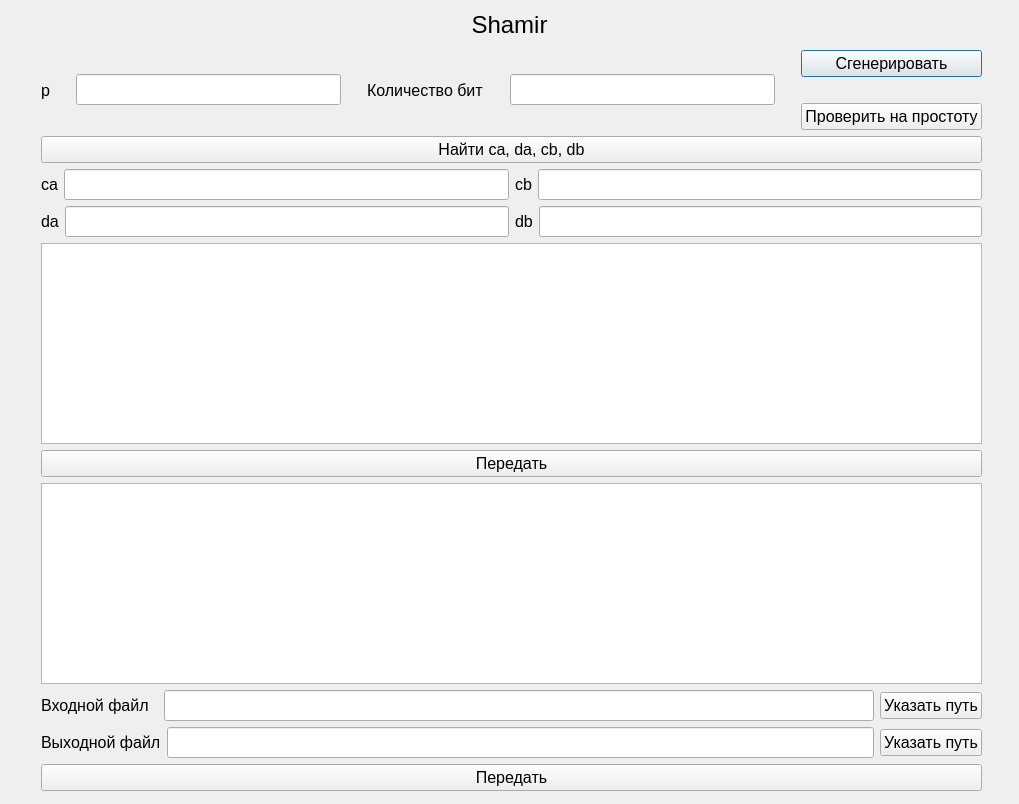
<?xml version="1.0" encoding="UTF-8"?>
<ui version="4.0">
 <class>Shamir</class>
 <widget class="QDialog" name="Shamir">
  <property name="geometry">
   <rect>
    <x>0</x>
    <y>0</y>
    <width>1019</width>
    <height>804</height>
   </rect>
  </property>
  <property name="windowTitle">
   <string>Shamir</string>
  </property>
  <widget class="QLabel" name="cypherName">
   <property name="geometry">
    <rect>
     <x>30</x>
     <y>10</y>
     <width>959</width>
     <height>29</height>
    </rect>
   </property>
   <property name="font">
    <font>
     <pointsize>18</pointsize>
    </font>
   </property>
   <property name="text">
    <string>Shamir</string>
   </property>
   <property name="alignment">
    <set>Qt::AlignCenter</set>
   </property>
  </widget>
  <widget class="QWidget" name="">
   <property name="geometry">
    <rect>
     <x>41</x>
     <y>50</y>
     <width>941</width>
     <height>741</height>
    </rect>
   </property>
   <layout class="QVBoxLayout" name="verticalLayout_3">
    <item>
     <layout class="QHBoxLayout" name="horizontalLayout">
      <property name="spacing">
       <number>26</number>
      </property>
      <property name="sizeConstraint">
       <enum>QLayout::SetDefaultConstraint</enum>
      </property>
      <item>
       <widget class="QLabel" name="label">
        <property name="font">
         <font>
          <pointsize>12</pointsize>
         </font>
        </property>
        <property name="layoutDirection">
         <enum>Qt::LeftToRight</enum>
        </property>
        <property name="text">
         <string>p</string>
        </property>
        <property name="alignment">
         <set>Qt::AlignLeading|Qt::AlignLeft|Qt::AlignVCenter</set>
        </property>
       </widget>
      </item>
      <item>
       <widget class="QLineEdit" name="p">
        <property name="font">
         <font>
          <pointsize>14</pointsize>
         </font>
        </property>
       </widget>
      </item>
      <item>
       <widget class="QLabel" name="label_4">
        <property name="font">
         <font>
          <pointsize>12</pointsize>
         </font>
        </property>
        <property name="text">
         <string>Количество бит</string>
        </property>
       </widget>
      </item>
      <item>
       <widget class="QLineEdit" name="bits">
        <property name="font">
         <font>
          <pointsize>14</pointsize>
         </font>
        </property>
       </widget>
      </item>
      <item>
       <layout class="QVBoxLayout" name="verticalLayout">
        <item>
         <widget class="QPushButton" name="generate_p">
          <property name="font">
           <font>
            <pointsize>12</pointsize>
           </font>
          </property>
          <property name="text">
           <string>Сгенерировать</string>
          </property>
         </widget>
        </item>
        <item>
         <widget class="QPushButton" name="isPrime">
          <property name="font">
           <font>
            <pointsize>12</pointsize>
           </font>
          </property>
          <property name="text">
           <string>Проверить на простоту</string>
          </property>
         </widget>
        </item>
       </layout>
      </item>
     </layout>
    </item>
    <item>
     <widget class="QPushButton" name="find_ca_da_cb_db">
      <property name="font">
       <font>
        <pointsize>12</pointsize>
       </font>
      </property>
      <property name="text">
       <string>Найти ca, da, cb, db</string>
      </property>
     </widget>
    </item>
    <item>
     <layout class="QVBoxLayout" name="verticalLayout_2">
      <item>
       <layout class="QHBoxLayout" name="horizontalLayout_2">
        <item>
         <widget class="QLabel" name="label_2">
          <property name="font">
           <font>
            <pointsize>12</pointsize>
           </font>
          </property>
          <property name="text">
           <string>ca</string>
          </property>
         </widget>
        </item>
        <item>
         <widget class="QLineEdit" name="ca">
          <property name="font">
           <font>
            <pointsize>14</pointsize>
           </font>
          </property>
         </widget>
        </item>
        <item>
         <widget class="QLabel" name="label_5">
          <property name="font">
           <font>
            <pointsize>12</pointsize>
           </font>
          </property>
          <property name="text">
           <string>cb</string>
          </property>
         </widget>
        </item>
        <item>
         <widget class="QLineEdit" name="cb">
          <property name="font">
           <font>
            <pointsize>14</pointsize>
           </font>
          </property>
         </widget>
        </item>
       </layout>
      </item>
      <item>
       <layout class="QHBoxLayout" name="horizontalLayout_6">
        <item>
         <widget class="QLabel" name="label_3">
          <property name="font">
           <font>
            <pointsize>12</pointsize>
           </font>
          </property>
          <property name="text">
           <string>da</string>
          </property>
         </widget>
        </item>
        <item>
         <widget class="QLineEdit" name="da">
          <property name="font">
           <font>
            <pointsize>14</pointsize>
           </font>
          </property>
          <property name="readOnly">
           <bool>true</bool>
          </property>
         </widget>
        </item>
        <item>
         <widget class="QLabel" name="label_6">
          <property name="font">
           <font>
            <pointsize>12</pointsize>
           </font>
          </property>
          <property name="text">
           <string>db</string>
          </property>
         </widget>
        </item>
        <item>
         <widget class="QLineEdit" name="db">
          <property name="font">
           <font>
            <pointsize>14</pointsize>
           </font>
          </property>
          <property name="readOnly">
           <bool>true</bool>
          </property>
         </widget>
        </item>
       </layout>
      </item>
     </layout>
    </item>
    <item>
     <widget class="QTextEdit" name="input">
      <property name="font">
       <font>
        <pointsize>14</pointsize>
       </font>
      </property>
     </widget>
    </item>
    <item>
     <widget class="QPushButton" name="send">
      <property name="font">
       <font>
        <pointsize>12</pointsize>
       </font>
      </property>
      <property name="text">
       <string>Передать</string>
      </property>
     </widget>
    </item>
    <item>
     <widget class="QTextEdit" name="output">
      <property name="font">
       <font>
        <pointsize>14</pointsize>
       </font>
      </property>
      <property name="readOnly">
       <bool>true</bool>
      </property>
     </widget>
    </item>
    <item>
     <layout class="QHBoxLayout" name="horizontalLayout_3">
      <item>
       <widget class="QLabel" name="inputFileText">
        <property name="font">
         <font>
          <pointsize>12</pointsize>
         </font>
        </property>
        <property name="text">
         <string>Входной файл  </string>
        </property>
       </widget>
      </item>
      <item>
       <widget class="QLineEdit" name="inputFilePath">
        <property name="font">
         <font>
          <pointsize>14</pointsize>
         </font>
        </property>
       </widget>
      </item>
      <item>
       <widget class="QPushButton" name="inputFilePathButton">
        <property name="font">
         <font>
          <pointsize>12</pointsize>
         </font>
        </property>
        <property name="text">
         <string>Указать путь</string>
        </property>
       </widget>
      </item>
     </layout>
    </item>
    <item>
     <layout class="QHBoxLayout" name="horizontalLayout_4">
      <item>
       <widget class="QLabel" name="outputFileText">
        <property name="font">
         <font>
          <pointsize>12</pointsize>
         </font>
        </property>
        <property name="text">
         <string>Выходной файл</string>
        </property>
       </widget>
      </item>
      <item>
       <widget class="QLineEdit" name="outputFilePath">
        <property name="font">
         <font>
          <pointsize>14</pointsize>
         </font>
        </property>
       </widget>
      </item>
      <item>
       <widget class="QPushButton" name="outputFilePathButton">
        <property name="font">
         <font>
          <pointsize>12</pointsize>
         </font>
        </property>
        <property name="text">
         <string>Указать путь</string>
        </property>
       </widget>
      </item>
     </layout>
    </item>
    <item>
     <widget class="QPushButton" name="encrypt_file">
      <property name="font">
       <font>
        <pointsize>12</pointsize>
       </font>
      </property>
      <property name="text">
       <string>Передать</string>
      </property>
     </widget>
    </item>
   </layout>
  </widget>
 </widget>
 <resources/>
 <connections/>
</ui>
